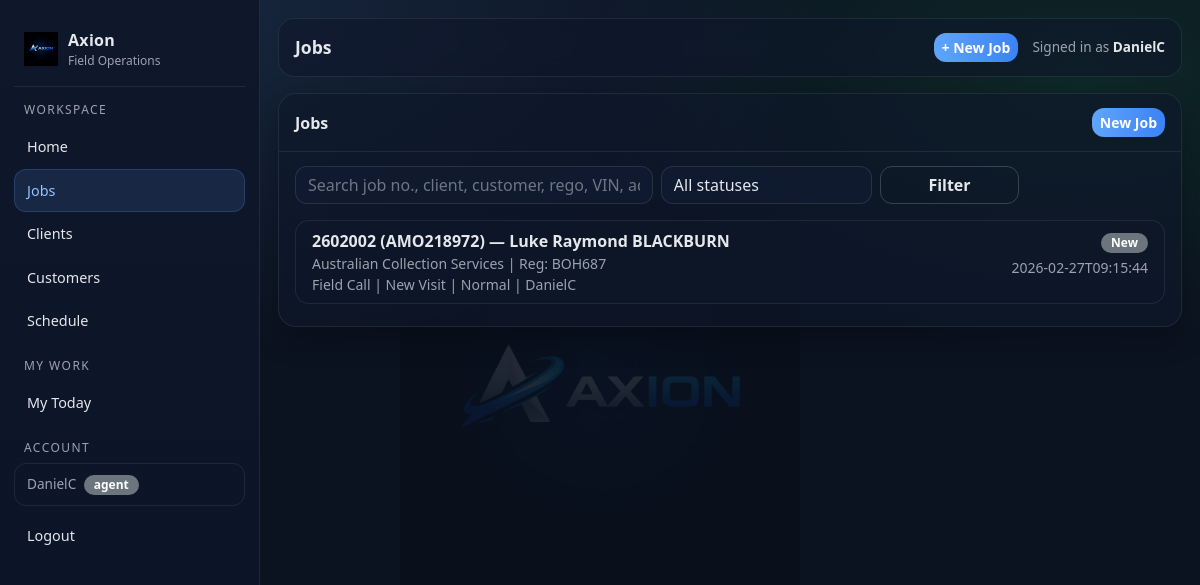
The page /jobs (signed in) on the database its author committed.
### tables this page shows
CREATE TABLE users (
        id INTEGER PRIMARY KEY AUTOINCREMENT,
        full_name TEXT NOT NULL,
        email TEXT UNIQUE NOT NULL,
        password TEXT NOT NULL,
        role TEXT NOT NULL,
        active INTEGER NOT NULL DEFAULT 1,
        created_at TEXT NOT NULL
    );

CREATE TABLE jobs (
        id INTEGER PRIMARY KEY AUTOINCREMENT,

        internal_job_number TEXT NOT NULL,
        client_reference TEXT,
        display_ref TEXT NOT NULL,

        client_id INTEGER,
        customer_id INTEGER,
        assigned_user_id INTEGER,

        job_type TEXT NOT NULL,
        visit_type TEXT NOT NULL,
        status TEXT NOT NULL,
        priority TEXT NOT NULL,

        job_address TEXT,
        description TEXT,

        created_at TEXT NOT NULL,
        updated_at TEXT NOT NULL, lender_name TEXT, account_number TEXT, regulation_type TEXT, arrears_cents INTEGER, costs_cents INTEGER, mmp_cents INTEGER, job_due_date TEXT,

        FOREIGN KEY(client_id) REFERENCES clients(id),
        FOREIGN KEY(customer_id) REFERENCES customers(id),
        FOREIGN KEY(assigned_user_id) REFERENCES users(id)
    );

CREATE TABLE clients (
        id INTEGER PRIMARY KEY AUTOINCREMENT,
        name TEXT NOT NULL,
        phone TEXT,
        email TEXT,
        address TEXT,
        notes TEXT,
        created_at TEXT NOT NULL
    , updated_at TEXT NOT NULL DEFAULT '');

### app.py (the view, shortened to what this page needs)
@app.get("/jobs")
@login_required
def jobs_list():
    status = request.args.get("status", "").strip()
    q = request.args.get("q", "").strip()
    user_id = session.get("user_id")
    role = session.get("role")
    conn = db()
    cur = conn.cursor()
    sql = """
    SELECT j.*,
           c.name AS client_name,
           (cu.first_name || ' ' || cu.last_name) AS customer_name,
           (SELECT ji.reg FROM job_items ji WHERE ji.job_id = j.id AND ji.item_type = 'vehicle' LIMIT 1) AS asset_reg,
           u.full_name AS assigned_name
    FROM jobs j
    LEFT JOIN clients c ON c.id = j.client_id
    LEFT JOIN customers cu ON cu.id = j.customer_id
    LEFT JOIN users u ON u.id = j.assigned_user_id
    WHERE 1=1
    """
    params = []
    if role == "agent":
        sql += " AND j.assigned_user_id = ?"
        params.append(user_id)
    if status:
        if status == "Active":
            sql += " AND j.status LIKE 'Active%'"
        else:
            sql += " AND j.status = ?"
            params.append(status)
    sql += " ORDER BY j.updated_at DESC"
    cur.execute(sql, params)
    rows = cur.fetchall()
    conn.close()
    statuses = [
        "New",
        "Active",
        "Active - Phone work only",
        "Suspended",
        "Awaiting info from client",
        "Completed",
        "Invoiced"
    ]
    return render_template("jobs.html", jobs=rows, statuses=statuses, status=status, q=q)

### app.py (called while the page is built)
def db():
    conn = sqlite3.connect(DB_PATH)
    conn.row_factory = sqlite3.Row
    return conn

def add_column_if_missing(cur, table, col, coltype):
    cur.execute(f"PRAGMA table_info({table})")
    cols = [r["name"] for r in cur.fetchall()]
    if col not in cols:
        cur.execute(f"ALTER TABLE {table} ADD COLUMN {col} {coltype}")

@app.context_processor
def inject_globals():
    return {"GOOGLE_MAPS_API_KEY": os.environ.get("GOOGLE_MAPS_API_KEY", "")}

@app.before_request
def _ensure_db():
    init_db()

def login_required(f):
    @wraps(f)
    def wrapper(*args, **kwargs):
        if not session.get("user_id"):
            return redirect(url_for("login"))
        return f(*args, **kwargs)
    return wrapper

### templates/jobs.html (shortened to what this page needs)
{% extends "layout.html" %}
{% block page_title %}Jobs{% endblock %}
{% block content %}
<div class="ax-card">
  <div class="ax-card-h d-flex justify-content-between align-items-center">
    <div>Jobs</div>
    <a class="btn btn-primary btn-sm" href="/jobs/new">New Job</a>
  </div>
  <div class="ax-card-b">
    <form class="row g-2 mb-3" method="get">
      <div class="col-12 col-lg-5">
        <input class="form-control" name="q" placeholder="Search job no., client, customer, rego, VIN, address..." value="{{ q }}">
      </div>
      <div class="col-12 col-lg-3">
        <select class="form-select" name="status">
          <option value="">All statuses</option>
        </select>
      </div>
      <div class="col-12 col-lg-2">
        <button class="btn btn-outline-secondary w-100">Filter</button>
      </div>
    </form>
    <div class="list-group list-group-flush">
      {% for j in jobs %}
        <a class="list-group-item list-group-item-action" href="/jobs/{{ j.id }}">
          <div class="d-flex justify-content-between align-items-start">
            <div>
              <div class="fw-semibold">{{ j.display_ref }} — {{ j.customer_name or "No customer" }}</div>
              <div class="small" style="color:var(--muted)">{{ j.client_name or "No client" }}{% if j.asset_reg %} | Reg: {{ j.asset_reg }}{% endif %}</div>
              <div class="small" style="color:var(--muted)">{{ j.job_type }} | {{ j.visit_type }} | {{ j.priority }}{% if j.assigned_name %} | {{ j.assigned_name }}{% endif %}</div>
            </div>
            <div class="text-end">
              <span class="badge bg-secondary">{{ j.status }}</span>
              <div class="small mt-1" style="color:var(--muted)">{{ j.updated_at }}</div>
            </div>
          </div>
        </a>
      {% else %}
        <div style="color:var(--muted)" class="py-3 text-center">No jobs found.</div>
      {% endfor %}
    </div>
  </div>
</div>
{% endblock %}

### templates/layout.html (shortened to what this page needs)
<!doctype html>
<html lang="en">
<head>
  <link href="https://cdn.jsdelivr.net/npm/bootstrap@5.3.3/dist/css/bootstrap.min.css" rel="stylesheet">
</head>
<body>
  <div class="ax-shell">
    <aside class="ax-sidebar">
      <a class="ax-brand" href="/">
        <img src="{{ url_for('static', filename='images/axion-logo.png') }}" alt="Axion">
        <div>
          <div class="name">Axion</div>
          <div class="sub">Field Operations</div>
        </div>
      </a>
      <div class="ax-nav">
        <div class="hint">Workspace</div>
        <a href="/" class="{% if request.path == '/' %}active{% endif %}">Home</a>
        <a href="/jobs" class="{% if request.path.startswith('/jobs') %}active{% endif %}">Jobs</a>
        <a href="/clients" class="{% if request.path.startswith('/clients') %}active{% endif %}">Clients</a>
        <a href="/customers" class="{% if request.path.startswith('/customers') %}active{% endif %}">Customers</a>
        <a href="/schedule" class="{% if request.path.startswith('/schedule') %}active{% endif %}">Schedule</a>
        {% if session.get('role') == 'agent' %}
          <div class="hint">My Work</div>
          <a href="/my/today" class="{% if request.path.startswith('/my') %}active{% endif %}">My Today</a>
        {% endif %}
        <div class="hint">Account</div>
        {% if session.get('user_id') %}
          <div class="ax-user-chip mb-2">
            {{ session.get('user_name') }}
            <span class="badge {% if session.get('role') == 'admin' %}bg-danger{% else %}bg-secondary{% endif %} ms-1">{{ session.get('role') }}</span>
          </div>
          <a href="/logout">Logout</a>
        {% else %}
          <a href="/login" class="{% if request.path.startswith('/login') or request.path.startswith('/signup') %}active{% endif %}">Login</a>
        {% endif %}
      </div>
    </aside>
    <main class="ax-main">
      <div class="ax-topbar">
        <div class="title">{% block page_title %}Axion{% endblock %}</div>
        <div style="display:flex; align-items:center; gap:14px;">
          {% if session.get('user_id') %}
            <a href="/jobs/new" class="btn btn-primary btn-sm">+ New Job</a>
          {% endif %}
          <div style="color:var(--muted); font-size:.85rem;">
            {% if session.get('user_id') %}
              Signed in as <strong style="color:var(--text)">{{ session.get('user_name') }}</strong>
            {% else %}
              Not signed in
            {% endif %}
          </div>
        </div>
      </div>
      {% block content %}{% endblock %}
    </main>
  </div>
</body>
</html>

### templates/layout.html (style rules this page uses)
:root { --bg: #0b1220; --panel: #0f172a; --panel2: #111c33; --text: #e5e7eb; --muted: #9ca3af; --line: rgba(255,255,255,.08); --accent: #60a5fa; --accent2: #22c55e; --danger: #ef4444; }
body { background: radial-gradient(1200px 600px at 10% 0%, rgba(96,165,250,.15), transparent 60%), radial-gradient(900px 500px at 90% 10%, rgba(34,197,94,.12), transparent 55%), var(--bg); color: var(--text); }
body::before { content: ''; position: fixed; inset: 0; background: url('/static/images/axion-logo.png') center center / 400px auto no-repeat; opacity: .10; pointer-events: none; z-index: 0; }
.ax-shell { min-height: 100vh; display: grid; grid-template-columns: 260px 1fr; position: relative; z-index: 1; }
.ax-sidebar { background: linear-gradient(180deg, var(--panel), #0b1326); border-right: 1px solid var(--line); position: sticky; top: 0; height: 100vh; padding: 18px 14px; overflow-y: auto; }
.ax-brand { display:flex; align-items:center; gap: 10px; padding: 10px 10px 16px 10px; border-bottom: 1px solid var(--line); margin-bottom: 14px; text-decoration: none; }
.ax-brand img { height: 34px; }
.ax-brand .name { font-weight: 700; letter-spacing: .3px; color: var(--text); }
.ax-brand .sub { font-size: .75rem; color: var(--muted); }
.ax-nav a { display:flex; align-items:center; gap: 10px; padding: 10px 12px; border-radius: 12px; color: var(--text); text-decoration:none; border: 1px solid transparent; font-size: .9rem; }
.ax-nav a.active { background: rgba(96,165,250,.12); border-color: rgba(96,165,250,.20); color: #93c5fd; }
.ax-nav .hint { color: var(--muted); font-size: .75rem; margin: 14px 10px 6px; text-transform: uppercase; letter-spacing: .12em; }
.ax-user-chip { margin-top: auto; padding: 10px 12px; border-radius: 12px; border: 1px solid var(--line); font-size: .85rem; color: var(--muted); }
.ax-main { padding: 18px 18px 28px; min-width: 0; }
.ax-topbar { background: rgba(15, 23, 42, .55); border: 1px solid var(--line); border-radius: 16px; padding: 14px 16px; display:flex; align-items:center; justify-content: space-between; backdrop-filter: blur(10px); margin-bottom: 16px; }
.ax-topbar .title { font-size: 1.1rem; font-weight: 650; }
.ax-card { background: rgba(15, 23, 42, .65); border: 1px solid var(--line); border-radius: 18px; box-shadow: 0 10px 30px rgba(0,0,0,.25); overflow: visible; }
.ax-card .ax-card-h { padding: 14px 16px; border-bottom: 1px solid var(--line); font-weight: 650; }
.ax-card .ax-card-b { padding: 14px 16px; }
.form-control, .form-select { background: rgba(17, 28, 51, .75) !important; color: var(--text) !important; border: 1px solid rgba(255,255,255,.10) !important; border-radius: 12px !important; }
.form-control::placeholder { color: rgba(229,231,235,.45); }
.btn { border-radius: 12px; font-weight: 600; }
.btn-primary { background: linear-gradient(90deg, #60a5fa, #3b82f6); border: 0; }
.btn-outline-secondary { border-color: rgba(255,255,255,.18); color: var(--text); }
.badge { border-radius: 999px; padding: 4px 10px; font-weight: 600; font-size: .75rem; }
.list-group-item { background: rgba(15, 23, 42, .65) !important; border: 1px solid var(--line) !important; color: var(--text) !important; border-radius: 14px !important; margin-bottom: 8px; }

### rows shown on the page
users: get "DanielC", get "agent"
jobs: display_ref "2602002 (AMO218972)", customer_name "Luke Raymond BLACKBURN", name "Australian Collection Services", asset_reg "BOH687", job_type "Field Call", visit_type "New Visit", priority "Normal", assigned_name "DanielC", status "New", updated_at "2026-02-27T09:15:44"
